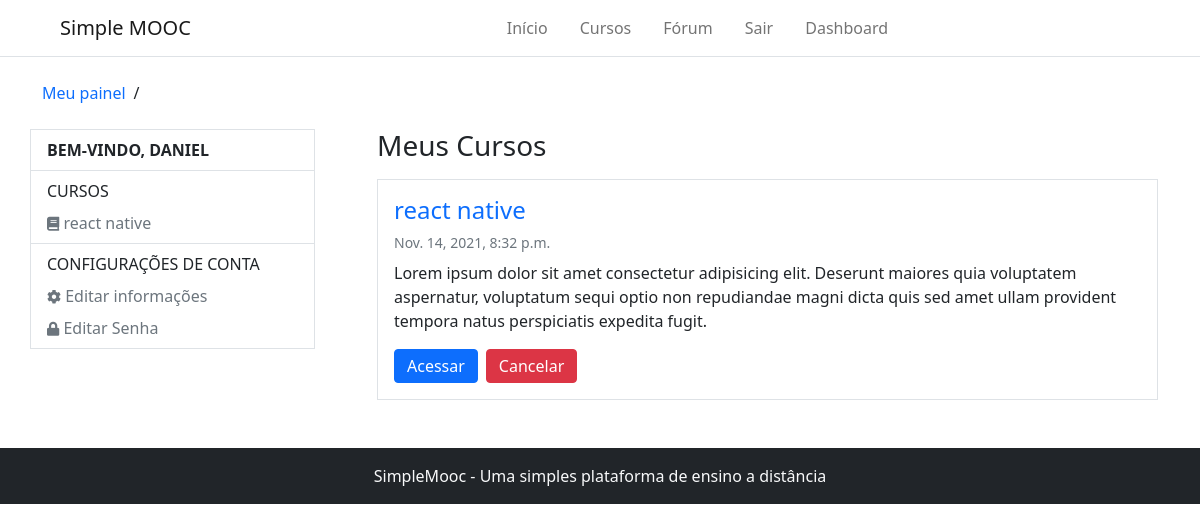
/accounts/dashboard/ (signed in), run on an earlier commit of the app's database.
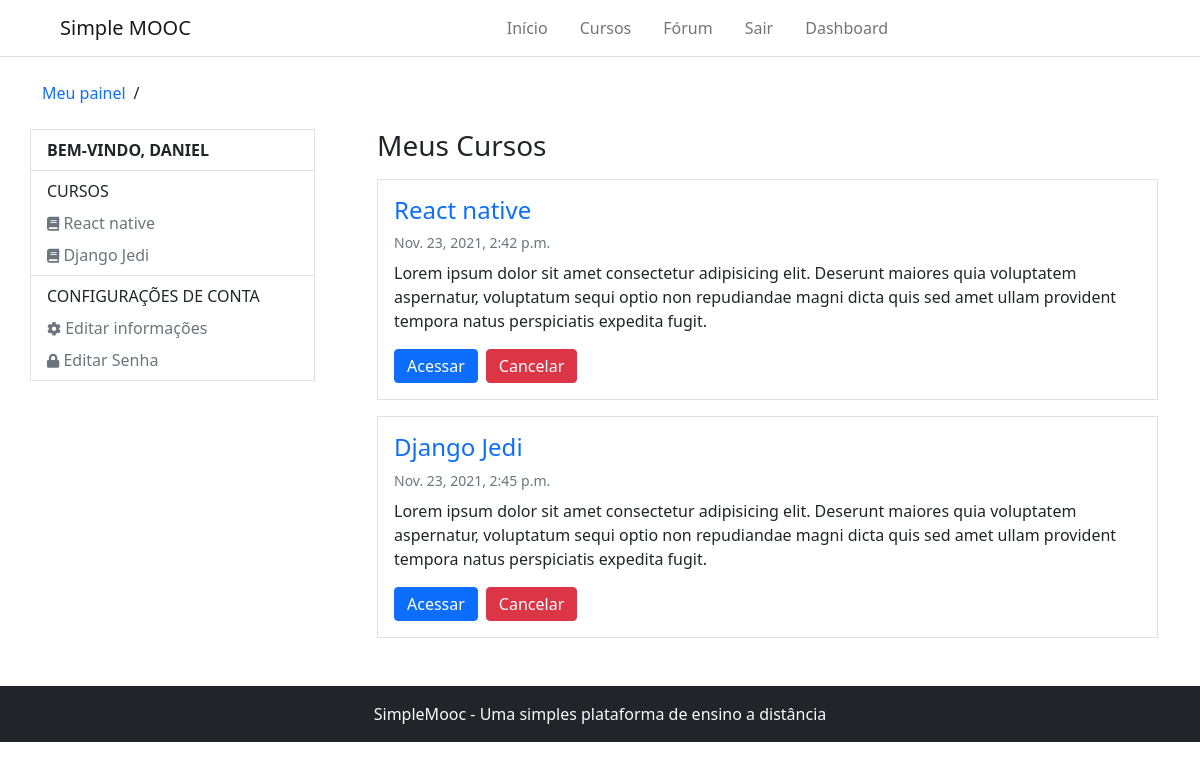
And on a later commit of the database.
### Courses/models.py (models this page shows, shortened)
class subscribe(models.Model):
    STATUS_CHOICES = (
        (0, 'Análise'),
        (1, 'Aprovado'),
        (2, 'Cancelado'),
    )
    user = models.ForeignKey(settings.AUTH_USER_MODEL, on_delete=models.CASCADE, verbose_name='Usuário')
    course = models.ForeignKey(Course, on_delete=models.CASCADE, verbose_name='Curso')
    status = models.IntegerField(choices=STATUS_CHOICES, default=0, blank=True, verbose_name='Situação')
    created_at = models.DateTimeField(auto_now_add=True, verbose_name='Criado em')
    update_at = models.DateTimeField(auto_now=True, verbose_name='Atualizado em')
    class Meta:
        verbose_name = 'Inscrição'
        verbose_name_plural = 'Inscrições'
        unique_together = (('user', 'course'),)

class Course(models.Model):
    name_course = models.CharField(max_length=50, verbose_name='Nome do curso')
    slug_course = models.SlugField(verbose_name='Atalho', blank=True)
    description_course = models.CharField(max_length=255, verbose_name='Descrição do curso')
    about_course = models.TextField(verbose_name='Sobre o curso')
    image_course = models.ImageField(upload_to='course_img/%Y/%m/%d', verbose_name='Imagem', null=True, blank=True)
    created_at = models.DateTimeField(auto_now_add= True, verbose_name='Data de criação')
    update_at = models.DateTimeField(auto_now=True, verbose_name='Data de atualização')
    objects = CourseManager()
    def __str__(self):
        return self.name_course
    def course_adverts_url(self):
        return reverse('course-adverts', args=[self.slug_course])
    class Meta:
        verbose_name = 'curso'
        verbose_name_plural = 'cursos'

### Accounts/views.py (the view)
# urls.py: path('dashboard/', views.dashboard,  name='dashboard'),
@login_required
def dashboard(request):
    registrations = subscribe.objects.order_by('-id').filter(user=request.user)
    return render(request, 'registration/dashboard.html', {'registrations': registrations})

### Accounts/models.py (called while the page is built)
    def __str__(self):
        return self.username

### Courses/templatetags/courses_tags.py (called while the page is built)
@register.simple_tag
def load_user_courses(user):
    registrations = subscribe.objects.order_by('-id').filter(user=user)
    return registrations

@register.inclusion_tag('partials/_my_courses.html')
def user_courses(user):
    registrations = subscribe.objects.order_by('-id').filter(user=user)
    return {'registrations': registrations}

### Accounts/templates/registration/dashboard.html (shortened to what this page needs)
{% extends 'base.html' %}
{% load courses_tags %}
{% block 'content' %}
    {% include 'partials/_header.html' %}
    <div class="container">
        <ul class="d-flex align-items-center my-4 p-0 gap-2" style="list-style: none;">
            {% block 'breadcrumbs' %}
                <li><a href="{% url 'dashboard' %}" class="text-decoration-none">Meu painel</a></li>
                <li>/</li>
            {% endblock %}
        </ul>
        <div class="row mb-5">
            <div class="col-3 p-0 d-block border border-1" style="margin-right: 50px; height: max-content;">
                {% block 'dashboard-aside' %}
                    <p class="text-uppercase fw-bold px-3 py-2 m-0 border-bottom">bem-vindo, {{ user.username }}</p>
                    <ul class="nav flex-column border-bottom px-3 py-2">
                        <p class="mb-0 text-uppercase">Cursos</p>
                        {% user_courses user %}
                    </ul>
                    <ul class="nav flex-column px-3 py-2">
                        <p class="mb-0 text-uppercase">Configurações de conta</p>
                        <li class="nav-item">
                            <a class="nav-link px-0 link-secondary pb-0" href="{% url 'edit_account' %}">
                                <i class="fas fa-cog" style="font-size: 14px"></i> Editar informações
                            </a>
                        </li>
                        <li class="nav-item">
                            <a class="nav-link px-0 link-secondary pb-0" href="{% url 'edit_password' %}">
                                <i class="fas fa-lock" style="font-size: 14px"></i> Editar Senha
                            </a>
                        </li>
                    </ul>
                {% endblock %}
            </div>
            <div class="col">
                {% block 'dashboard-main' %}
                    <h1 class="fs-3 mb-3">Meus Cursos</h1>
                    <div class="d-flex flex-column gap-3">
                        {% load_user_courses user as registrations %}
                        {% for subscribe in registrations %}
                            <div class="border border-1 p-3">
                                <h2 class="fs-4"><a href="{{ subscribe.course.course_adverts_url }}" class="text-decoration-none">{{ subscribe.course }}</a></h2>
                                <small class="text-muted d-block mb-2">{{ subscribe.course.created_at }}</small>
                                <p>Lorem ipsum dolor sit amet consectetur adipisicing elit. Deserunt maiores quia voluptatem aspernatur, voluptatum sequi optio non repudiandae magni dicta quis sed amet ullam provident tempora natus perspiciatis expedita fugit.</p>
                                <div class="d-flex gap-2">
                                    <a href="{{ subscribe.course.course_adverts_url }}">
                                        <button class="btn btn-primary py-1">
                                            Acessar
                                        </button>
                                    </a>
                                    <a href="{% url 'unsubscribe-course' subscribe.course.slug_course %}">
                                        <button class="btn btn-danger py-1">
                                            Cancelar
                                        </button>
                                    </a>
                                </div>
                            </div>
                        {% endfor %}
                    </div>
                {% endblock %}
            </div>
        </div>
    </div>
    {% include 'partials/_footer.html' %}
{% endblock %}

### templates/partials/_my_courses.html
{% for subscribe in registrations %}
    <li class="nav-item">
        <a class="nav-link px-0 link-secondary pb-0" aria-current="page" href="{{ subscribe.course.course_user_url }}">
            <i class="fas fa-book" style="font-size: 14px"></i> {{ subscribe.course }}
        </a>
    </li>
{% empty %}
    <p class="text-muted">Você não está escrito em nenhum curso</p>
{% endfor %}

What changed in the data, as far as the page shows it:
removed subscribe: course "react native", course.created_at "Nov. 14, 2021, 8:32 p.m."
added subscribe: course "React native", course.created_at "Nov. 23, 2021, 2:42 p.m."
added subscribe: course "Django Jedi", course.created_at "Nov. 23, 2021, 2:45 p.m."
